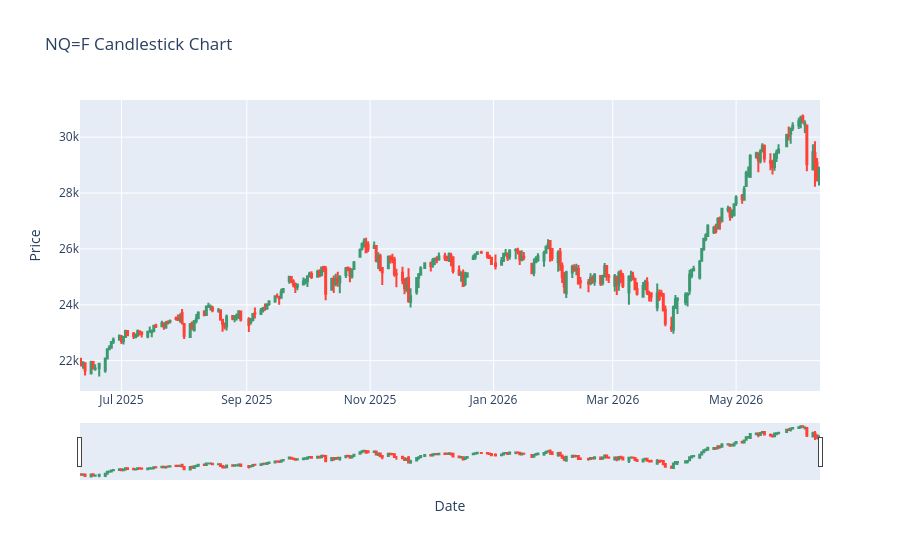

The code cell stored with this chart in its notebook:
### Code cell
def plot_candlestick(data, ticker):
    # Flatten MultiIndex columns if yfinance returned them (common in v0.2+)
    if isinstance(data.columns, pd.MultiIndex):
        data.columns = data.columns.get_level_values(0)
        
    fig = go.Figure(data=[go.Candlestick(x=data.index,
                                         open=data["Open"],
                                         high=data["High"],
                                         low=data["Low"],
                                         close=data["Close"])])
    
    fig.update_layout(
        title=f"{ticker} Candlestick Chart",
        yaxis_title="Price",
        xaxis_title="Date",
        xaxis_rangeslider_visible=True
    )
    
    return fig

ticker = "NQ=F"

end_date = datetime.datetime.today()
start_date = end_date - datetime.timedelta(days=365)

df = yf.download(ticker, start=start_date, end=end_date)

fig = plot_candlestick(df, ticker)
fig.show()

### Figure 1 — Plotly figure (JSON) as saved in the notebook; plotly's stock layout.template omitted (floating-point values rounded to 4 significant figures; data arrays with more than 128 entries replaced by an {"elided": "..."} marker saying what was removed)
{"data": [{"close": {"elided": "253 float values"}, "high": {"elided": "253 float values"}, "low": {"elided": "253 float values"}, "open": {"elided": "253 float values"}, "type": "candlestick", "x": {"elided": "253 str values"}}], "layout": {"title": {"text": "NQ=F Candlestick Chart"}, "xaxis": {"rangeslider": {"visible": true}, "title": {"text": "Date"}}, "yaxis": {"title": {"text": "Price"}}}}
